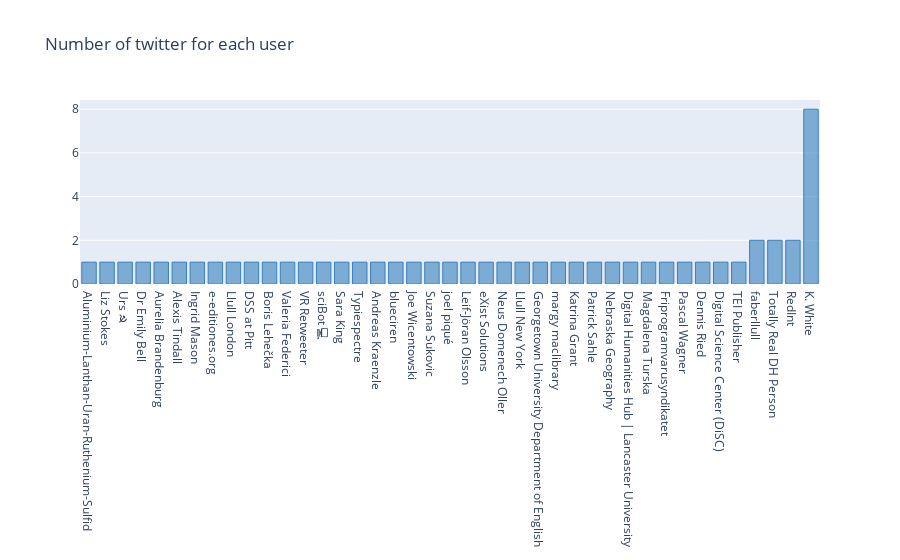

The cell this chart's notebook holds for it:
### Markdown cell above
**Plot barchart for Number of twitter for each user and sort by number**

### Code cell
# plot barchart for Number of twitter for each user
layout1=dict(autosize=True, xaxis=dict(automargin=True),title="Number of twitter for each user")
df['user.name'].value_counts(ascending=True).iplot(kind='bar',title="Number of twitter for each user", color="blue",layout=layout1)

### Figure 1 — Plotly figure (JSON) as saved in the notebook; plotly's stock layout.template omitted (floating-point values rounded to 4 significant figures)
{"data": [{"marker": {"color": "rgba(55, 128, 191, 0.6)", "line": {"color": "rgba(55, 128, 191, 1.0)", "width": 1}}, "name": "user.name", "orientation": "v", "text": "", "type": "bar", "x": ["Aluminium-Lanthan-Uran-Ruthenium-Sulfid", "Liz Stokes", "Urs ☭", "Dr Emily Bell", "Aurelia Brandenburg", "Alexis Tindall", "Ingrid Mason", "e-editiones.org", "Llull London", "DSS at Pitt", "Boris Lehečka", "Valeria Federici", "VR Retweeter", "sciBot 💻", "Sara King", "Typiespectre", "Andreas Kraenzle", "blueciren", "Joe Wicentowski", "Suzana Sukovic", "joel piqué", "Leif-Jöran Olsson", "eXist Solutions", "Neus Domenech Oller", "Llull New York", "Georgetown University Department of English", "margy maclibrary", "Katrina Grant", "Patrick Sahle", "Nebraska Geography", "Digital Humanities Hub | Lancaster University", "Magdalena Turska", "Friprogramvarusyndikatet", "Pascal Wagner", "Dennis Ried", "Digital Science Center (DiSC)", "TEI Publisher", "faberllull", "Totally Real DH Person", "RedInt", "K. White"], "y": [1, 1, 1, 1, 1, 1, 1, 1, 1, 1, 1, 1, 1, 1, 1, 1, 1, 1, 1, 1, 1, 1, 1, 1, 1, 1, 1, 1, 1, 1, 1, 1, 1, 1, 1, 1, 1, 2, 2, 2, 8]}], "layout": {"autosize": true, "title": {"text": "Number of twitter for each user"}, "xaxis": {"automargin": true, "autorange": true, "range": [-0.5, 40.5], "type": "category"}, "yaxis": {"autorange": true, "range": [0, 8.421], "type": "linear"}}}
